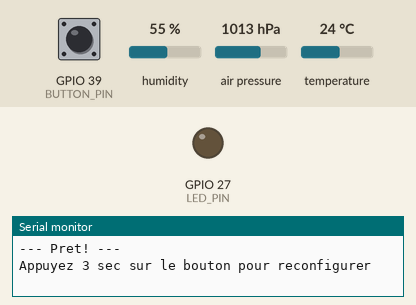
Recording of a sketch running on a simulated ESP32. Parts: output pins drawn as LEDs (lit = HIGH), the last lines printed to the serial monitor. The test bench sets the inputs (shaded band); at power-on: GPIO 39 (BUTTON_PIN) HIGH, humidity 55 %, air pressure 1013 hPa, temperature 24 °C. WiFi joins after 1.5 s; servers stay silent unless stated; uploads are accepted with an empty reply; EEPROM starts erased.

Above: at 11.6 s.
At 20.38 s:
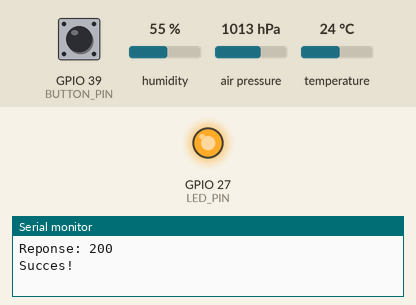
Timing chart, 0 to 29.0 s (numbered marks = the images above):
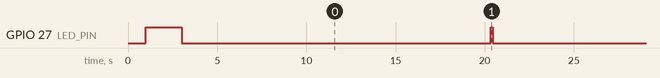

Measured:
- by itself, GPIO 27 (LED_PIN): repeats every 20.0 s: HIGH 0.10 s, LOW 19.9 s

The sketch:

capteur_universel.ino
```cpp
/*
 * Station Meteo - Capteur Universel
 *
 * UN SEUL CODE pour tous les ESP32 !
 * Le numero du capteur se configure dans le portail WiFi.
 *
 * Fonctionnalites:
 * - WiFiManager avec configuration du numero de capteur
 * - Supporte autant de capteurs que tu veux (1, 2, 3, 4...)
 * - Appuie 3 sec sur le bouton pour reconfigurer
 *
 * Auteur: Amin Torrisi / Equipe CPNV
 * Date: Janvier 2026
 */

#include <WiFi.h>
#include <WiFiClientSecure.h>
#include <WiFiManager.h>
#include <HTTPClient.h>
#include <Wire.h>
#include <Adafruit_SHT4x.h>
#include <Adafruit_BMP280.h>
#include <Preferences.h>

// ==================== CONFIGURATION ====================
#define SEND_INTERVAL 20000              // Intervalle d'envoi (20 sec)

// WiFi - Ton hotspot
const char* WIFI_SSID = "VOTRE_SSID";
const char* WIFI_PASSWORD = "VOTRE_MOT_DE_PASSE";

// ==================== PINS (Atom Lite) ====================
#define BUTTON_PIN 39                    // Bouton
#define LED_PIN 27                       // LED
#define SDA_PIN 26                       // I2C Data
#define SCL_PIN 32                       // I2C Clock

// ==================== OBJETS ====================
Adafruit_SHT4x sht4 = Adafruit_SHT4x();
Adafruit_BMP280 bmp;
WiFiManager wifiManager;
Preferences preferences;

// ==================== VARIABLES CONFIGURABLES ====================
char capteurNumero[3] = "1";             // Numero du capteur (1, 2, 3...)
char serverURL_base[80] = "https://nurturing-achievement-production.up.railway.app";  // URL du serveur Railway

// ==================== VARIABLES ====================
unsigned long lastSendTime = 0;
unsigned long buttonPressStart = 0;
bool buttonPressed = false;
bool wifiConfigMode = false;
String capteurID;
String serverURL;
String apName;

// ==================== PROTOTYPES ====================
void setLED(bool on);
void sendData(float temp, float hum, float press);
bool initSensors();
void checkButton();
void startConfigPortal();
void loadConfig();
void saveConfig();

// ==================== SETUP ====================
void setup() {
    Serial.begin(115200);
    delay(1000);

    // Configuration des pins
    pinMode(BUTTON_PIN, INPUT_PULLUP);
    pinMode(LED_PIN, OUTPUT);
    setLED(true);  // LED on = demarrage

    // Charger la configuration sauvegardee
    loadConfig();

    // Construire l'ID et le nom du reseau WiFi
    capteurID = "ATOM_00" + String(capteurNumero);
    apName = "METEO_CAPTEUR_" + String(capteurNumero);
    serverURL = String(serverURL_base) + "/request/";

    Serial.println("\n========================================");
    Serial.println("   Station Meteo - Capteur " + String(capteurNumero));
    Serial.println("   ID: " + capteurID);
    Serial.println("========================================\n");

    // Initialisation I2C
    Wire.begin(SDA_PIN, SCL_PIN);

    // Initialisation des capteurs
    if (!initSensors()) {
        Serial.println("ERREUR: Capteurs non detectes!");
        // Continue quand meme pour permettre la config WiFi
    }

    // Connexion WiFi directe au hotspot
    Serial.println("Connexion WiFi...");
    Serial.print("SSID: ");
    Serial.println(WIFI_SSID);

    WiFi.begin(WIFI_SSID, WIFI_PASSWORD);

    int attempts = 0;
    while (WiFi.status() != WL_CONNECTED && attempts < 30) {
        delay(1000);
        Serial.print(".");
        attempts++;
    }
    Serial.println();

    if (WiFi.status() == WL_CONNECTED) {
        Serial.println("WiFi connecte!");
        Serial.print("IP: ");
        Serial.println(WiFi.localIP());
        setLED(false);  // LED off = pret
    } else {
        Serial.println("Echec connexion WiFi");
    }

    Serial.println("\n--- Configuration ---");
    Serial.println("Capteur ID: " + capteurID);
    Serial.println("Serveur: " + serverURL);
    Serial.println("\n--- Pret! ---");
    Serial.println("Appuyez 3 sec sur le bouton pour reconfigurer\n");
}

// ==================== LOOP ====================
void loop() {
    // Verifier le bouton pour reset WiFi
    checkButton();

    // Si en mode configuration, ne pas envoyer de donnees
    if (wifiConfigMode) {
        return;
    }

    // Verifier si c'est le moment d'envoyer
    if (millis() - lastSendTime >= SEND_INTERVAL) {
        lastSendTime = millis();

        // Lecture des capteurs
        sensors_event_t humidity, temp;
        sht4.getEvent(&humidity, &temp);
        float temperature = temp.temperature;
        float humidite = humidity.relative_humidity;
        float pression = bmp.readPressure() / 100.0F;

        // Affichage
        Serial.println("--- Mesures (Capteur " + String(capteurNumero) + ") ---");
        Serial.printf("Temperature: %.2f C\n", temperature);
        Serial.printf("Humidite: %.2f %%\n", humidite);
        Serial.printf("Pression: %.2f hPa\n", pression);

        // Envoi des donnees
        if (WiFi.status() == WL_CONNECTED) {
            sendData(temperature, humidite, pression);
            // Blink LED pour indiquer envoi
            setLED(true);
            delay(100);
            setLED(false);
        } else {
            Serial.println("WiFi deconnecte! Reconnexion...");
            WiFi.reconnect();
        }
    }

    delay(100);
}

// ==================== FONCTIONS ====================

void loadConfig() {
    preferences.begin("meteo", true);  // Read-only
    String num = preferences.getString("capteur", "1");
    String url = preferences.getString("serverURL", "https://nurturing-achievement-production.up.railway.app");
    preferences.end();

    num.toCharArray(capteurNumero, 3);
    url.toCharArray(serverURL_base, 80);

    Serial.println("Config chargee: Capteur " + num + ", URL " + url);
}

void saveConfig() {
    preferences.begin("meteo", false);  // Read-write
    preferences.putString("capteur", capteurNumero);
    preferences.putString("serverURL", serverURL_base);
    preferences.end();

    Serial.println("Config sauvegardee!");
}

bool initSensors() {
    bool success = true;

    // Initialisation SHT40
    if (!sht4.begin()) {
        Serial.println("SHT40 non trouve!");
        success = false;
    } else {
        Serial.println("SHT40 OK");
        sht4.setPrecision(SHT4X_HIGH_PRECISION);
        sht4.setHeater(SHT4X_NO_HEATER);
    }

    // Initialisation BMP280
    if (!bmp.begin(0x76)) {
        if (!bmp.begin(0x77)) {
            Serial.println("BMP280 non trouve!");
            success = false;
        }
    }
    if (success || bmp.begin(0x76) || bmp.begin(0x77)) {
        Serial.println("BMP280 OK");
        bmp.setSampling(Adafruit_BMP280::MODE_NORMAL,
                        Adafruit_BMP280::SAMPLING_X2,
                        Adafruit_BMP280::SAMPLING_X16,
                        Adafruit_BMP280::FILTER_X16,
                        Adafruit_BMP280::STANDBY_MS_500);
    }

    return success;
}

void sendData(float temp, float hum, float press) {
    WiFiClientSecure client;
    client.setInsecure();  // Desactive la verification du certificat SSL
    client.setTimeout(30000);  // Timeout de 30 secondes pour SSL
    client.setHandshakeTimeout(30);  // Timeout handshake SSL en secondes

    HTTPClient http;
    http.setTimeout(30000);  // Timeout HTTP de 30 secondes
    http.setConnectTimeout(30000);  // Timeout connexion de 30 secondes

    Serial.println("Connexion HTTPS en cours...");

    if (!http.begin(client, serverURL)) {
        Serial.println("Erreur: Impossible d'initialiser la connexion HTTP");
        return;
    }
    http.addHeader("Content-Type", "application/json");

    // Construction du JSON
    String json = "{";
    json += "\"capteur_id\":\"" + capteurID + "\",";
    json += "\"temperature\":" + String(temp, 2) + ",";
    json += "\"humidite\":" + String(hum, 2) + ",";
    json += "\"pression\":" + String(press, 2);
    json += "}";

    Serial.print("Envoi vers: ");
    Serial.println(serverURL);

    int httpCode = http.POST(json);

    if (httpCode > 0) {
        Serial.printf("Reponse: %d\n", httpCode);
        if (httpCode == HTTP_CODE_OK || httpCode == HTTP_CODE_CREATED) {
            Serial.println("Succes!");
        }
    } else {
        Serial.printf("Erreur HTTP: %s\n", http.errorToString(httpCode).c_str());
    }

    http.end();
    Serial.println();
}

void checkButton() {
    if (digitalRead(BUTTON_PIN) == LOW) {
        if (!buttonPressed) {
            buttonPressed = true;
            buttonPressStart = millis();
            setLED(true);
        } else if (millis() - buttonPressStart >= 3000) {
            Serial.println("\n*** RESET CONFIG ***\n");
            startConfigPortal();
        }
    } else {
        if (buttonPressed && millis() - buttonPressStart < 3000) {
            setLED(false);
        }
        buttonPressed = false;
    }
}

void startConfigPortal() {
    wifiConfigMode = true;
    setLED(true);

    // Efface les credentials WiFi
    wifiManager.resetSettings();

    // Efface aussi notre config
    preferences.begin("meteo", false);
    preferences.clear();
    preferences.end();

    Serial.println("Redemarrage pour reconfiguration...");
    delay(1000);
    ESP.restart();
}

void setLED(bool on) {
    digitalWrite(LED_PIN, on ? HIGH : LOW);
}
```
